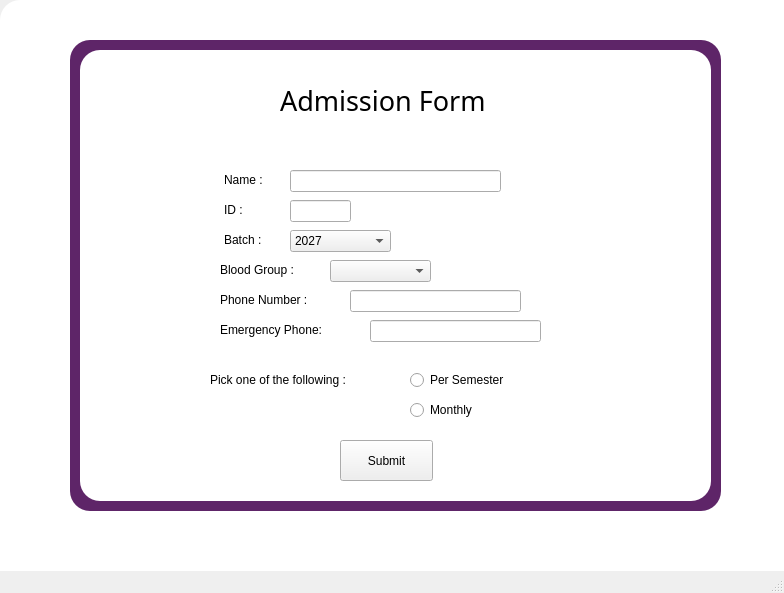
<?xml version="1.0" encoding="UTF-8"?>
<ui version="4.0">
 <class>MainWindow</class>
 <widget class="QMainWindow" name="MainWindow">
  <property name="geometry">
   <rect>
    <x>0</x>
    <y>0</y>
    <width>784</width>
    <height>593</height>
   </rect>
  </property>
  <property name="sizePolicy">
   <sizepolicy hsizetype="Fixed" vsizetype="Fixed">
    <horstretch>0</horstretch>
    <verstretch>0</verstretch>
   </sizepolicy>
  </property>
  <property name="windowTitle">
   <string>MainWindow</string>
  </property>
  <property name="styleSheet">
   <string notr="true">


QLabel {
  color:#5e2568;
	
	font: 10pt &quot;Arial Nova&quot;;
}

QLineEdit {
  border-radius: 8px;
  border: 1px solid #e0e4e7;
  padding: 0px 15px;
}

QLineEdit:focus 
{
  border: 1px solid #d0e3ff;
}

QPushButton {
  font: 10pt &quot;Nirmala UI&quot;;
  background-color: #5e2568;
  color: #fff;
  font-weight: 600;
  border-radius: 100px;
  border: 1px solid;
  padding: 5px 15px;
  margin-top: 10px;
  outline: 0px;
}

QPushButton:hover,	
QPushButton:focus 
{
  border: 3px solid #9d00ff;
}

background-color: rgb(255, 255, 255);



</string>
  </property>
  <widget class="QWidget" name="centralwidget">
   <widget class="QLabel" name="label">
    <property name="geometry">
     <rect>
      <x>280</x>
      <y>80</y>
      <width>241</width>
      <height>41</height>
     </rect>
    </property>
    <property name="font">
     <font>
      <family>Arial Nova</family>
      <pointsize>20</pointsize>
      <weight>50</weight>
      <italic>false</italic>
      <bold>false</bold>
     </font>
    </property>
    <property name="styleSheet">
     <string notr="true">font: 20pt &quot;Arial Nova&quot;;</string>
    </property>
    <property name="text">
     <string>Admission Form </string>
    </property>
   </widget>
   <widget class="QLabel" name="label_2">
    <property name="geometry">
     <rect>
      <x>224</x>
      <y>170</y>
      <width>71</width>
      <height>20</height>
     </rect>
    </property>
    <property name="text">
     <string>Name :</string>
    </property>
   </widget>
   <widget class="QLabel" name="label_3">
    <property name="geometry">
     <rect>
      <x>224</x>
      <y>200</y>
      <width>71</width>
      <height>20</height>
     </rect>
    </property>
    <property name="text">
     <string>ID : </string>
    </property>
   </widget>
   <widget class="QLabel" name="label_4">
    <property name="geometry">
     <rect>
      <x>224</x>
      <y>230</y>
      <width>71</width>
      <height>20</height>
     </rect>
    </property>
    <property name="text">
     <string>Batch : </string>
    </property>
   </widget>
   <widget class="QLabel" name="label_5">
    <property name="geometry">
     <rect>
      <x>220</x>
      <y>260</y>
      <width>121</width>
      <height>20</height>
     </rect>
    </property>
    <property name="text">
     <string>Blood Group : </string>
    </property>
   </widget>
   <widget class="QLabel" name="label_6">
    <property name="geometry">
     <rect>
      <x>220</x>
      <y>290</y>
      <width>131</width>
      <height>20</height>
     </rect>
    </property>
    <property name="text">
     <string>Phone Number :</string>
    </property>
   </widget>
   <widget class="QLabel" name="label_7">
    <property name="geometry">
     <rect>
      <x>220</x>
      <y>320</y>
      <width>181</width>
      <height>20</height>
     </rect>
    </property>
    <property name="text">
     <string>Emergency Phone:</string>
    </property>
   </widget>
   <widget class="QLabel" name="label_8">
    <property name="geometry">
     <rect>
      <x>210</x>
      <y>370</y>
      <width>191</width>
      <height>20</height>
     </rect>
    </property>
    <property name="text">
     <string>Pick one of the following :  </string>
    </property>
   </widget>
   <widget class="QRadioButton" name="radioButton">
    <property name="geometry">
     <rect>
      <x>410</x>
      <y>370</y>
      <width>111</width>
      <height>20</height>
     </rect>
    </property>
    <property name="text">
     <string>Per Semester </string>
    </property>
   </widget>
   <widget class="QRadioButton" name="radioButton_2">
    <property name="geometry">
     <rect>
      <x>410</x>
      <y>400</y>
      <width>111</width>
      <height>20</height>
     </rect>
    </property>
    <property name="text">
     <string>Monthly</string>
    </property>
   </widget>
   <widget class="QPushButton" name="submitButton">
    <property name="geometry">
     <rect>
      <x>340</x>
      <y>440</y>
      <width>93</width>
      <height>41</height>
     </rect>
    </property>
    <property name="text">
     <string>Submit</string>
    </property>
   </widget>
   <widget class="QLineEdit" name="lineEdit">
    <property name="geometry">
     <rect>
      <x>290</x>
      <y>170</y>
      <width>211</width>
      <height>22</height>
     </rect>
    </property>
   </widget>
   <widget class="QLineEdit" name="lineEdit_3">
    <property name="geometry">
     <rect>
      <x>290</x>
      <y>200</y>
      <width>61</width>
      <height>22</height>
     </rect>
    </property>
   </widget>
   <widget class="QComboBox" name="comboBox">
    <property name="geometry">
     <rect>
      <x>290</x>
      <y>230</y>
      <width>101</width>
      <height>22</height>
     </rect>
    </property>
    <item>
     <property name="text">
      <string>2027</string>
     </property>
    </item>
    <item>
     <property name="text">
      <string>2026</string>
     </property>
    </item>
    <item>
     <property name="text">
      <string>2025</string>
     </property>
    </item>
    <item>
     <property name="text">
      <string>2024</string>
     </property>
    </item>
    <item>
     <property name="text">
      <string/>
     </property>
    </item>
   </widget>
   <widget class="QLineEdit" name="lineEdit_5">
    <property name="geometry">
     <rect>
      <x>350</x>
      <y>290</y>
      <width>171</width>
      <height>22</height>
     </rect>
    </property>
   </widget>
   <widget class="QLineEdit" name="lineEdit_6">
    <property name="geometry">
     <rect>
      <x>370</x>
      <y>320</y>
      <width>171</width>
      <height>22</height>
     </rect>
    </property>
   </widget>
   <widget class="QComboBox" name="comboBox_2">
    <property name="geometry">
     <rect>
      <x>330</x>
      <y>260</y>
      <width>101</width>
      <height>22</height>
     </rect>
    </property>
    <item>
     <property name="text">
      <string/>
     </property>
    </item>
   </widget>
   <widget class="QWidget" name="widget" native="true">
    <property name="geometry">
     <rect>
      <x>80</x>
      <y>50</y>
      <width>631</width>
      <height>451</height>
     </rect>
    </property>
    <property name="styleSheet">
     <string notr="true">background-color: rgb(255, 255, 255);
border-radius: 20px </string>
    </property>
   </widget>
   <widget class="QWidget" name="widget_2" native="true">
    <property name="geometry">
     <rect>
      <x>70</x>
      <y>40</y>
      <width>651</width>
      <height>471</height>
     </rect>
    </property>
    <property name="styleSheet">
     <string notr="true">background-color: rgb(94, 37, 104);
border-radius: 20px </string>
    </property>
   </widget>
   <widget class="QWidget" name="widget_3" native="true">
    <property name="geometry">
     <rect>
      <x>0</x>
      <y>0</y>
      <width>1401</width>
      <height>681</height>
     </rect>
    </property>
    <property name="styleSheet">
     <string notr="true">background-color: rgb(255, 255, 255);
border-radius: 20px </string>
    </property>
   </widget>
   <zorder>widget_3</zorder>
   <zorder>widget_2</zorder>
   <zorder>widget</zorder>
   <zorder>label</zorder>
   <zorder>label_2</zorder>
   <zorder>label_3</zorder>
   <zorder>label_4</zorder>
   <zorder>label_5</zorder>
   <zorder>label_6</zorder>
   <zorder>label_7</zorder>
   <zorder>label_8</zorder>
   <zorder>radioButton</zorder>
   <zorder>radioButton_2</zorder>
   <zorder>submitButton</zorder>
   <zorder>lineEdit</zorder>
   <zorder>lineEdit_3</zorder>
   <zorder>comboBox</zorder>
   <zorder>lineEdit_5</zorder>
   <zorder>lineEdit_6</zorder>
   <zorder>comboBox_2</zorder>
  </widget>
  <widget class="QMenuBar" name="menubar">
   <property name="geometry">
    <rect>
     <x>0</x>
     <y>0</y>
     <width>784</width>
     <height>26</height>
    </rect>
   </property>
  </widget>
  <widget class="QStatusBar" name="statusbar"/>
 </widget>
 <resources/>
 <connections/>
</ui>
